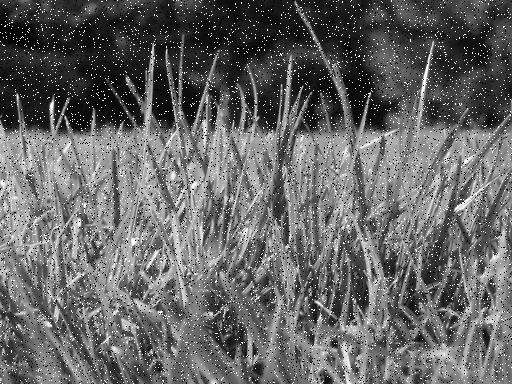
%> input picture Lab-2/Part-1_ Image Enhancement/images/image1_saltpepper.jpg, 512 x 384 px
$ octave denoise_images.m   (GNU Octave 9; MATLAB toolbox functions it lacks are replaced by stand-ins)
%> lines starting %> are read from the running program, lines starting %| are printed output that depends on the picture
### Lab-2/Part-1_ Image Enhancement/denoise.m
    function [ imOut ] = denoise( image, kernel_type, varargin)

    switch kernel_type
        case 'box'
            % if kernel type is 'box', use the build-in function of matlab
            % to filter the image with a box filter.
            filterSize = varargin{1};
            imOut = imboxfilt(image, filterSize);
        case 'median'
            % if the kernel type is 'median', use the build-in function of
            % matlab to filter the image with a median filter
            size = varargin{1};
            imOut = medfilt2(image, [size, size]);
        case 'gaussian'
            % for the gaussian kernel type, use the implemented gauss2D
            % function to create a filter and use this to filter.
            size = varargin{1};
            sigma = varargin{2};
            G = gauss2D(sigma, size);
            imOut = imfilter(image, G);
    end
end

### Lab-2/Part-1_ Image Enhancement/myPSNR.m
function [ PSNR ] = myPSNR( orig_image, approx_image )

    % convert images to doubles if not already double
    if ~isa(orig_image, 'double') || ~isa(approx_image, 'double')
        orig_image = im2double(orig_image);
        approx_image = im2double(approx_image);
    end

    % get size of image
    [m, n, ~] = size(orig_image);

    % calculate RMSE
    MSE = (1/(m * n)) * sum(sum((orig_image - approx_image).^2));
    RMSE = sqrt(MSE);

    % get maximum pixel value of original image
    I_max = max(max(orig_image));

    % caluclate PSNR
    PSNR = 20 * log10((I_max / RMSE));

end

### Lab-2/Part-1_ Image Enhancement/gauss1D.m
function G = gauss1D( sigma , kernel_size )
    G = zeros(1, kernel_size);
    if mod(kernel_size, 2) == 0
        error('kernel_size must be odd, otherwise the filter will not have a center to convolve on')
    end
    boundary = floor(kernel_size/2);
    listje = -boundary:1:boundary;
    for i=1:kernel_size
        x = listje(i);
        normalize_factor = 1/ (sigma * sqrt(2 * pi));
        G(i) = normalize_factor * exp(-(x^2) / (2 * sigma^2));
    end
    G = G ./ sum(G);
end

### Lab-2/Part-1_ Image Enhancement/gauss2D.m
function G = gauss2D( sigma , kernel_size )
    G = gauss1D(sigma, kernel_size).' * gauss1D(sigma, kernel_size);

end

### Lab-2/Part-1_ Image Enhancement/denoise_images.m
% sizes of box and median filter
sizes = [3, 5, 7];

% load images
image_saltpepper = imread('images/image1_saltpepper.jpg');
%> image_saltpepper is the input picture: size 384x512 uint8; min 0, max 255, mean 101.7
image_gaussian = imread('images/image1_gaussian.jpg');
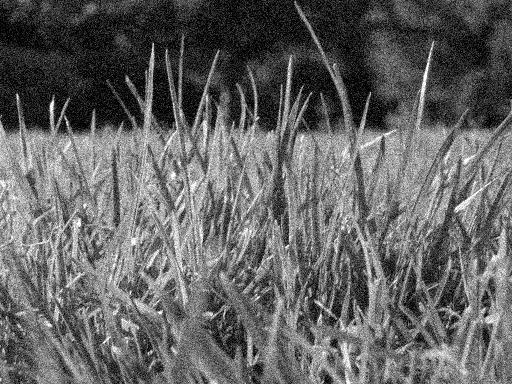
%> input picture Lab-2/Part-1_ Image Enhancement/images/image1_gaussian.jpg, 512 x 384 px
%> image_gaussian is the input picture: size 384x512 uint8; min 0, max 255, mean 99.9
actual_im = imread('images/image1.jpg');
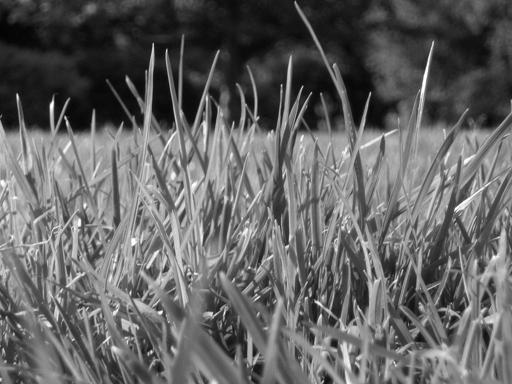
%> input picture Lab-2/Part-1_ Image Enhancement/images/image1.jpg, 512 x 384 px
%> actual_im is the input picture: size 384x512 uint8; min 0, max 255, mean 99.4

% boolean determining whether or not to show images
show = false;

% denoise images with box filter
PSNR_box_gaus = denoiseImages('box', sizes, image_gaussian, show, 'gaussian');
%> the loop in denoiseImages, `for i = 1:length(argin)` made 3 passes
%> (MSE in myPSNR, RMSE in myPSNR, PSNR in myPSNR) on passes 1 to 3: (0.00918, 0.0958, 20.37), (0.012, 0.11, 19.19), (0.0144, 0.12, 18.41)
%> pass 1, in denoise, `imOut = imboxfilt(image, filterSize);`:
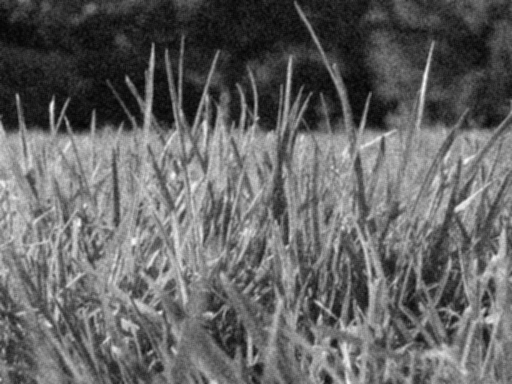
%> imOut: size 384x512 uint8; min 3, max 249, mean 99.9
%> after the loop in denoiseImages, `for i = 1:length(argin)`:
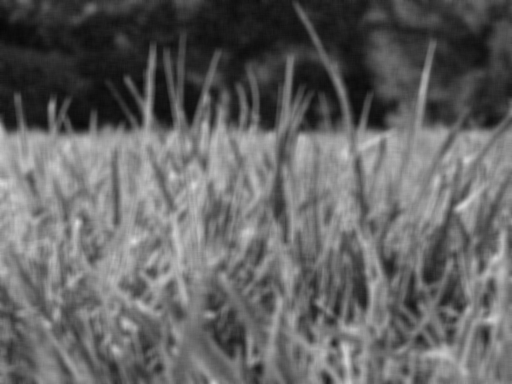
%> denoised: size 384x512 uint8; min 6, max 221, mean 99.9
%> after the loop in denoiseImages, `for i = 1:length(argin)`: PSNR = [20.37; 19.19; 18.41]; name = ' size '
%> PSNR_box_gaus = [20.37; 19.19; 18.41]
PSNR_box_sp = denoiseImages('box', sizes, image_saltpepper, show, 'saltpepper');
%> the loop in denoiseImages (call 2), `for i = 1:length(argin)` made 3 passes
%> (MSE in myPSNR, RMSE in myPSNR, PSNR in myPSNR) on passes 1 to 3: (0.0227, 0.151, 16.44), (0.0263, 0.162, 15.79), (0.0287, 0.169, 15.43)
%> pass 1, in denoise (call 4), `imOut = imboxfilt(image, filterSize);`:
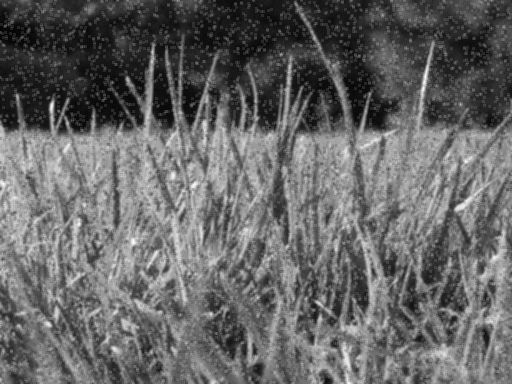
%> imOut: size 384x512 uint8; min 3, max 253, mean 101.7
%> PSNR_box_sp = [16.44; 15.79; 15.43]

% denoise images with median filter
PSNR_med_gaus = denoiseImages('median', sizes, image_gaussian, show, 'gaussian');
%> the loop in denoiseImages (call 3), `for i = 1:length(argin)` made 3 passes
%> (MSE in myPSNR, RMSE in myPSNR, PSNR in myPSNR) on passes 1 to 3: (0.00938, 0.0969, 20.28), (0.0119, 0.109, 19.26), (0.0142, 0.119, 18.46)
%> pass 2, in denoise (call 8), `imOut = medfilt2(image, [size, size]);`:
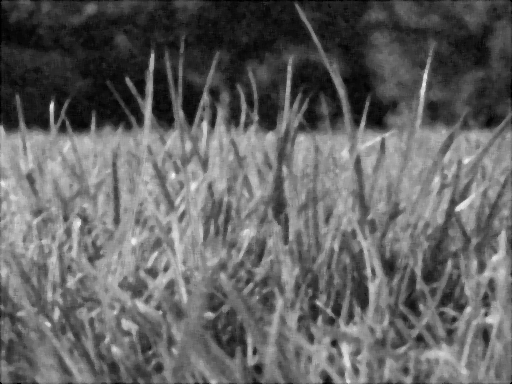
%> imOut: size 384x512 uint8; min 0, max 241, mean 98.7
%> PSNR_med_gaus = [20.28; 19.26; 18.46]
PSNR_med_sp = denoiseImages('median', sizes, image_saltpepper, show, 'saltpepper');
%> call 4 of denoiseImages, with filter = 'median', argin = [3 5 7], fig = false, noise = 'saltpepper'
%> the loop in denoiseImages (call 4), `for i = 1:length(argin)` made 3 passes
%> (MSE in myPSNR, RMSE in myPSNR, PSNR in myPSNR) on passes 1 to 3: (0.0244, 0.156, 16.12), (0.0267, 0.163, 15.74), (0.0288, 0.17, 15.4)
%> after the loop in denoiseImages (call 4), `for i = 1:length(argin)`:
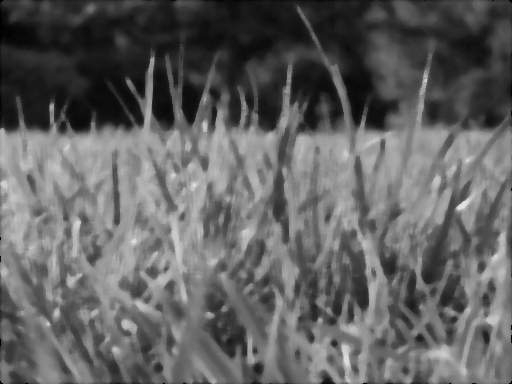
%> denoised: size 384x512 uint8; min 0, max 227, mean 97.8
%> after the loop in denoiseImages (call 4), `for i = 1:length(argin)`: PSNR = [16.12; 15.74; 15.4]
%> PSNR_med_sp = [16.12; 15.74; 15.4]

% denoise images with Gaussian filter
pars = [0.5, 3; 1, 3; 2, 3];
PSNR_gaus_gaus = denoiseImages('gaussian', pars, image_gaussian, show, 'gaussian');
%> PSNR_gaus_gaus = [27.57; 21.28; 20.49]

function [PSNR] = denoiseImages(filter, argin, im, fig, noise)

    % initialize figure if fig set to true
    if fig == true
        figure;
    end

    % intialize vector for PSNR values per par
    PSNR = zeros([length(argin), 1]);

    % for each par in argin
    for i = 1:length(argin)

        % if filter is Gaussian use extra par and set name for imaeg title
        if strcmp(filter, 'gaussian')
            name = ' sigma ';
            denoised = denoise(im, filter, argin(i,2), argin(i,1));
        else
            name = ' size ';
            denoised = denoise(im, filter, argin(i));
        end

        % if fig set to true show images
        if fig == true
            subplot(1, length(argin), i);
            imshow(denoised)
            title([noise ' noise, ' filter ' filter, ' name num2str(argin(i))])
        end

        % calculte PSNR
        PSNR(i) = myPSNR(im, denoised);
    end
end
